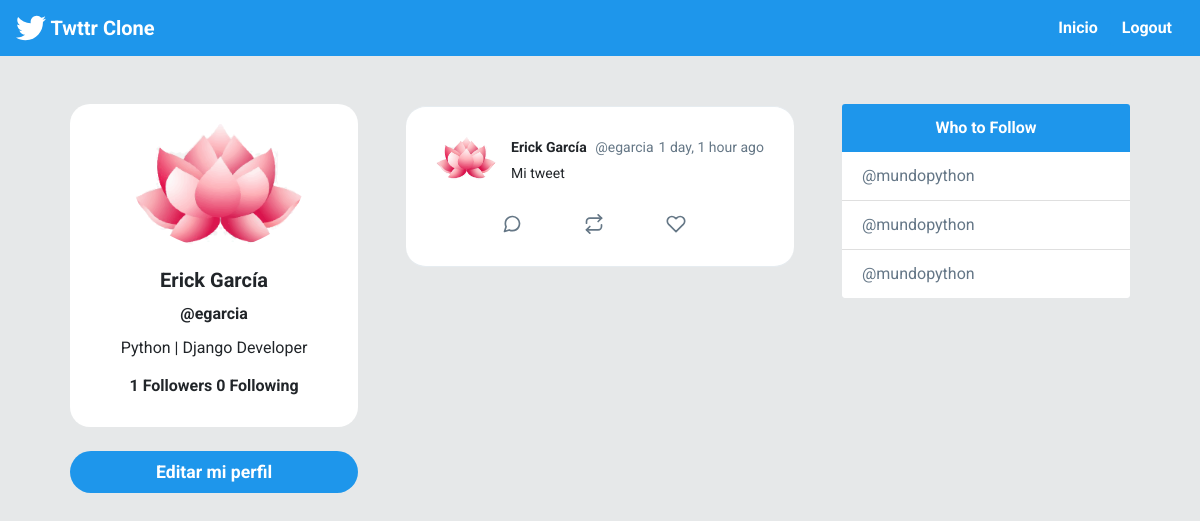
Page /profile/egarcia/ on the committed database.
### twitter/models.py (models this page shows, shortened)
class Profile(models.Model):
    user = models.OneToOneField(User, on_delete=models.CASCADE)
    bio = models.CharField(default='Hola, twitter', max_length=100)
    image = models.ImageField(default='default.png')
    def following(self):
        user_ids = Relationship.objects.filter(from_user=self.user)\
            .values_list('to_user_id', flat=True)
        return User.objects.filter(id__in=user_ids)
    def followers(self):
        user_ids = Relationship.objects.filter(to_user=self.user)\
            .values_list('from_user_id', flat=True)
        return User.objects.filter(id__in=user_ids)

class Post(models.Model):
    timestamp = models.DateTimeField(default=timezone.now)
    content = models.TextField()
    user = models.ForeignKey(User, on_delete=models.CASCADE, related_name='posts')
    class Meta:
        ordering = ['-timestamp']

### twitter/views.py (the view)
# urls.py: path('profile/<str:username>/', views.profile, name='profile'),
def profile(request, username):
    user = User.objects.get(username=username)
    posts = user.posts.all()
    context = {'user': user, 'posts': posts}
    return render(request, 'twitter/profile.html', context)

### twitter/templates/twitter/profile.html (shortened to what this page needs)
{% extends 'twitter/layout.html' %}
{% load humanize %}
{% block content %}
<div id="main" class="container-fluid d-flex">
    <div class="sidebar m-5 d-none d-md-block">
        <div class="">
            <div class="card " style="width: 18rem; text-align:center;border-radius: 20px;">
                <img class="card-img-top rounded-circle"
                    style="width:60%; position: relative;left: 62px;padding-top: 20px;"
                    src="{{ user.profile.image.url }}"
                    alt="Card image cap">
                <div class="card-body">
                    <h5 class="card-title font-weight-bold">{{user.first_name}}</h5>
                    <h6 class="card-title font-weight-bold">@{{user.username}}</h6>
                    <p class="card-text">{{user.profile.bio}}</p>
                    <h6 class="card-title font-weight-bold">
                        {{user.profile.followers.count}} Followers
                        {{user.profile.following.count}} Following
                    </h6>
                </div>
            </div>
            <a href="{% url 'edit' %}" id="addATweetLeft" type="button"
                style="border-radius: 30px; font-size: 1.1rem; font-weight:bold;"
                class="btn btn-lg btn-block mt-4 text-white ">Editar mi perfil</a>
        </div>
    </div>
    <div class="content">
        {% for post in posts %}
        <div id="tweetCards">
            <div class="tweet-wrap" style="border-radius:20px">
                <div class="tweet-header">
                    <img src="{{user.profile.image.url}}" alt="" class="avator">
                    <div class="tweet-header-info">
                        {{post.user.first_name}} <span>@{{post.user}}</span><span>{{post.timestamp|naturaltime}}
                        </span>
                        <p>{{post.content}}</p>
                    </div>
                </div>
                <div class="tweet-info-counts">
                    <div class="comments">
                        <button style="background: white; border: none;">
                        </button>
                    </div>
                    <div class="retweets">
                        <button style="background: white; border: none;">
                        </button>
                    </div>
                    <div class="likes">
                        <button style="background: white; border: none;">
                        </button>
                    </div>
                </div>
            </div>
        </div>
        {% endfor %}
    </div>
    <div class="sidebar m-5 d-none d-xl-block">
        <div class="card" style="width: 18rem;">
            <div class="card-header">
                Who to Follow
            </div>
            <ul class="list-group list-group-flush">
                <li class="list-group-item"><a href="#" style="text-decoration: none;color: #657787;">@mundopython</a>
                </li>
                <li class="list-group-item"><a href="#" style="text-decoration: none;color: #657787;">@mundopython</a>
                </li>
                <li class="list-group-item"><a href="#" style="text-decoration: none;color: #657787;">@mundopython</a>
                </li>
            </ul>
        </div>
    </div>
</div>
{% endblock content %}

### twitter/static/css/style.css (style rules this page uses)
body { background: #E6E8E9; ; font-family: 'Asap', sans-serif; font-family: 'Roboto', sans-serif; }
img { max-width: 100%; }
.avator { border-radius: 100px; width: 60px; margin-right: 15px; }
.card { border: none; }
.card-header { background-color: #1E96EB ; color: white; text-align: center; font-weight: bold; border: none; }
#main { justify-content: center; }
.tweet-wrap { max-width: 490px; background: #fff; margin: 0 auto; margin-top: 50px; border-radius: 3px; padding: 30px; border-bottom: 1px solid #e6ecf0; border-top: 1px solid #e6ecf0; }
.tweet-header { display: flex; align-items: flex-start; font-size: 14px; }
.tweet-header-info { font-weight: bold; }
.tweet-header-info span { color: #657786; font-weight: normal; margin-left: 5px; }
.tweet-header-info p { font-weight: normal; margin-top: 5px; }
.tweet-info-counts { display: flex; margin-left: 60px; margin-top: 10px; }
.tweet-info-counts div { display: flex; margin-right: 20px; }
.tweet-info-counts div svg { color: #657786; margin-right: 10px; }
.btn { background-color: #1E96EB ; border-style: none; font-weight: bold; color: white; }
a:link { color: #1E96EB ; text-decoration: none; }

### rows in the picture
Post: profile.image (picture), user.first_name "Erick García", user "egarcia", timestamp "1 day, 1 hour ago", content "Mi tweet"

### other values in the picture
{{ user.first_name }} "Erick García"
{{ user.username }} "egarcia"
{{ user.profile.bio }} "Python | Django Developer"
{{ user.profile.followers.count }} "1"
{{ user.profile.following.count }} "0"
